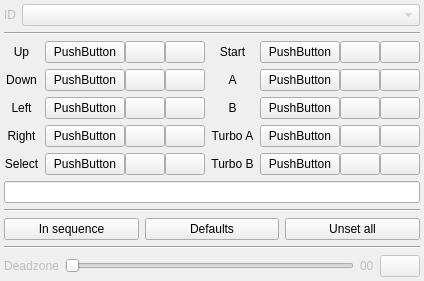
        <widget class="QWidget" name="tab_kbd">
         <attribute name="icon">
          <iconset resource="resources.qrc">
           <normaloff>:/icon/icons/keyboard.svg</normaloff>:/icon/icons/keyboard.svg</iconset>
         </attribute>
         <attribute name="title">
          <string>Keyboard</string>
         </attribute>
         <layout class="QVBoxLayout" name="verticalLayout_tab_kbd">
          <property name="leftMargin">
           <number>4</number>
          </property>
          <property name="topMargin">
           <number>4</number>
          </property>
          <property name="rightMargin">
           <number>4</number>
          </property>
          <property name="bottomMargin">
           <number>4</number>
          </property>
          <item>
           <layout class="QHBoxLayout" name="horizontalLayout_kbd_ID">
            <item>
             <widget class="QLabel" name="label_kbd_ID">
              <property name="enabled">
               <bool>false</bool>
              </property>
              <property name="sizePolicy">
               <sizepolicy hsizetype="Preferred" vsizetype="Preferred">
                <horstretch>0</horstretch>
                <verstretch>0</verstretch>
               </sizepolicy>
              </property>
              <property name="text">
               <string>ID</string>
              </property>
              <property name="alignment">
               <set>Qt::AlignCenter</set>
              </property>
             </widget>
            </item>
            <item>
             <widget class="QComboBox" name="comboBox_kbd_ID">
              <property name="enabled">
               <bool>false</bool>
              </property>
              <property name="sizePolicy">
               <sizepolicy hsizetype="Expanding" vsizetype="Fixed">
                <horstretch>0</horstretch>
                <verstretch>0</verstretch>
               </sizepolicy>
              </property>
             </widget>
            </item>
           </layout>
          </item>
          <item>
           <widget class="Line" name="line_kbd_1">
            <property name="orientation">
             <enum>Qt::Horizontal</enum>
            </property>
           </widget>
          </item>
          <item>
           <layout class="QGridLayout" name="gridLayout_kbd">
            <item row="1" column="3">
             <layout class="QHBoxLayout" name="horizontalLayout_kbd_du_A">
              <property name="spacing">
               <number>0</number>
              </property>
              <item>
               <widget class="QPushButton" name="pushButton_kbd_A">
                <property name="sizePolicy">
                 <sizepolicy hsizetype="Expanding" vsizetype="Preferred">
                  <horstretch>0</horstretch>
                  <verstretch>0</verstretch>
                 </sizepolicy>
                </property>
                <property name="text">
                 <string notr="true">PushButton</string>
                </property>
               </widget>
              </item>
              <item>
               <widget class="QPushButton" name="pushButton_kbd_default_A">
                <property name="sizePolicy">
                 <sizepolicy hsizetype="Fixed" vsizetype="Fixed">
                  <horstretch>0</horstretch>
                  <verstretch>0</verstretch>
                 </sizepolicy>
                </property>
                <property name="toolTip">
                 <string>Default</string>
                </property>
                <property name="text">
                 <string notr="true"/>
                </property>
                <property name="icon">
                 <iconset resource="resources.qrc">
                  <normaloff>:/icon/icons/default.svg</normaloff>:/icon/icons/default.svg</iconset>
                </property>
               </widget>
              </item>
              <item>
               <widget class="QPushButton" name="pushButton_kbd_unset_A">
                <property name="sizePolicy">
                 <sizepolicy hsizetype="Fixed" vsizetype="Fixed">
                  <horstretch>0</horstretch>
                  <verstretch>0</verstretch>
                 </sizepolicy>
                </property>
                <property name="toolTip">
                 <string>Unset</string>
                </property>
                <property name="text">
                 <string notr="true"/>
                </property>
                <property name="icon">
                 <iconset resource="resources.qrc">
                  <normaloff>:/icon/icons/trash.svg</normaloff>:/icon/icons/trash.svg</iconset>
                </property>
               </widget>
              </item>
             </layout>
            </item>
            <item row="2" column="2">
             <widget class="QLabel" name="label_kbd_B">
              <property name="text">
               <string>B</string>
              </property>
              <property name="alignment">
               <set>Qt::AlignCenter</set>
              </property>
             </widget>
            </item>
            <item row="4" column="1">
             <layout class="QHBoxLayout" name="horizontalLayout_kbd_du_Select">
              <property name="spacing">
               <number>0</number>
              </property>
              <item>
               <widget class="QPushButton" name="pushButton_kbd_Select">
                <property name="sizePolicy">
                 <sizepolicy hsizetype="Expanding" vsizetype="Preferred">
                  <horstretch>0</horstretch>
                  <verstretch>0</verstretch>
                 </sizepolicy>
                </property>
                <property name="text">
                 <string notr="true">PushButton</string>
                </property>
               </widget>
              </item>
              <item>
               <widget class="QPushButton" name="pushButton_kbd_default_Select">
                <property name="sizePolicy">
                 <sizepolicy hsizetype="Fixed" vsizetype="Fixed">
                  <horstretch>0</horstretch>
                  <verstretch>0</verstretch>
                 </sizepolicy>
                </property>
                <property name="toolTip">
                 <string>Default</string>
                </property>
                <property name="text">
                 <string notr="true"/>
                </property>
                <property name="icon">
                 <iconset resource="resources.qrc">
                  <normaloff>:/icon/icons/default.svg</normaloff>:/icon/icons/default.svg</iconset>
                </property>
               </widget>
              </item>
              <item>
               <widget class="QPushButton" name="pushButton_kbd_unset_Select">
                <property name="sizePolicy">
                 <sizepolicy hsizetype="Fixed" vsizetype="Fixed">
                  <horstretch>0</horstretch>
                  <verstretch>0</verstretch>
                 </sizepolicy>
                </property>
                <property name="toolTip">
                 <string>Unset</string>
                </property>
                <property name="text">
                 <string notr="true"/>
                </property>
                <property name="icon">
                 <iconset resource="resources.qrc">
                  <normaloff>:/icon/icons/trash.svg</normaloff>:/icon/icons/trash.svg</iconset>
                </property>
               </widget>
              </item>
             </layout>
            </item>
            <item row="1" column="0">
             <widget class="QLabel" name="label_kbd_Down">
              <property name="text">
               <string>Down</string>
              </property>
              <property name="alignment">
               <set>Qt::AlignCenter</set>
              </property>
             </widget>
            </item>
            <item row="2" column="1">
             <layout class="QHBoxLayout" name="horizontalLayout_kbd_du_Left">
              <property name="spacing">
               <number>0</number>
              </property>
              <item>
               <widget class="QPushButton" name="pushButton_kbd_Left">
                <property name="sizePolicy">
                 <sizepolicy hsizetype="Expanding" vsizetype="Preferred">
                  <horstretch>0</horstretch>
                  <verstretch>0</verstretch>
                 </sizepolicy>
                </property>
                <property name="text">
                 <string notr="true">PushButton</string>
                </property>
               </widget>
              </item>
              <item>
               <widget class="QPushButton" name="pushButton_kbd_default_Left">
                <property name="sizePolicy">
                 <sizepolicy hsizetype="Fixed" vsizetype="Fixed">
                  <horstretch>0</horstretch>
                  <verstretch>0</verstretch>
                 </sizepolicy>
                </property>
                <property name="toolTip">
                 <string>Default</string>
                </property>
                <property name="text">
                 <string notr="true"/>
                </property>
                <property name="icon">
                 <iconset resource="resources.qrc">
                  <normaloff>:/icon/icons/default.svg</normaloff>:/icon/icons/default.svg</iconset>
                </property>
               </widget>
              </item>
              <item>
               <widget class="QPushButton" name="pushButton_kbd_unset_Left">
                <property name="sizePolicy">
                 <sizepolicy hsizetype="Fixed" vsizetype="Fixed">
                  <horstretch>0</horstretch>
                  <verstretch>0</verstretch>
                 </sizepolicy>
                </property>
                <property name="toolTip">
                 <string>Unset</string>
                </property>
                <property name="text">
                 <string notr="true"/>
                </property>
                <property name="icon">
                 <iconset resource="resources.qrc">
                  <normaloff>:/icon/icons/trash.svg</normaloff>:/icon/icons/trash.svg</iconset>
                </property>
               </widget>
              </item>
             </layout>
            </item>
            <item row="3" column="2">
             <widget class="QLabel" name="label_kbd_TurboA">
              <property name="text">
               <string>Turbo A</string>
              </property>
              <property name="alignment">
               <set>Qt::AlignCenter</set>
              </property>
             </widget>
            </item>
            <item row="4" column="0">
             <widget class="QLabel" name="label_kbd_Select">
              <property name="text">
               <string>Select</string>
              </property>
              <property name="alignment">
               <set>Qt::AlignCenter</set>
              </property>
             </widget>
            </item>
            <item row="0" column="3">
             <layout class="QHBoxLayout" name="horizontalLayout_kbd_du_Start">
              <property name="spacing">
               <number>0</number>
              </property>
              <item>
               <widget class="QPushButton" name="pushButton_kbd_Start">
                <property name="sizePolicy">
                 <sizepolicy hsizetype="Expanding" vsizetype="Preferred">
                  <horstretch>0</horstretch>
                  <verstretch>0</verstretch>
                 </sizepolicy>
                </property>
                <property name="text">
                 <string notr="true">PushButton</string>
                </property>
               </widget>
              </item>
              <item>
               <widget class="QPushButton" name="pushButton_kbd_default_Start">
                <property name="sizePolicy">
                 <sizepolicy hsizetype="Fixed" vsizetype="Fixed">
                  <horstretch>0</horstretch>
                  <verstretch>0</verstretch>
                 </sizepolicy>
                </property>
                <property name="toolTip">
                 <string>Default</string>
                </property>
                <property name="text">
                 <string notr="true"/>
                </property>
                <property name="icon">
                 <iconset resource="resources.qrc">
                  <normaloff>:/icon/icons/default.svg</normaloff>:/icon/icons/default.svg</iconset>
                </property>
               </widget>
              </item>
              <item>
               <widget class="QPushButton" name="pushButton_kbd_unset_Start">
                <property name="sizePolicy">
                 <sizepolicy hsizetype="Fixed" vsizetype="Fixed">
                  <horstretch>0</horstretch>
                  <verstretch>0</verstretch>
                 </sizepolicy>
                </property>
                <property name="toolTip">
                 <string>Unset</string>
                </property>
                <property name="text">
                 <string notr="true"/>
                </property>
                <property name="icon">
                 <iconset resource="resources.qrc">
                  <normaloff>:/icon/icons/trash.svg</normaloff>:/icon/icons/trash.svg</iconset>
                </property>
               </widget>
              </item>
             </layout>
            </item>
            <item row="2" column="3">
             <layout class="QHBoxLayout" name="horizontalLayout_kbd_du_B">
              <property name="spacing">
               <number>0</number>
              </property>
              <item>
               <widget class="QPushButton" name="pushButton_kbd_B">
                <property name="sizePolicy">
                 <sizepolicy hsizetype="Expanding" vsizetype="Preferred">
                  <horstretch>0</horstretch>
                  <verstretch>0</verstretch>
                 </sizepolicy>
                </property>
                <property name="text">
                 <string notr="true">PushButton</string>
                </property>
               </widget>
              </item>
              <item>
               <widget class="QPushButton" name="pushButton_kbd_default_B">
                <property name="sizePolicy">
                 <sizepolicy hsizetype="Fixed" vsizetype="Fixed">
                  <horstretch>0</horstretch>
                  <verstretch>0</verstretch>
                 </sizepolicy>
                </property>
                <property name="toolTip">
                 <string>Default</string>
                </property>
                <property name="text">
                 <string notr="true"/>
                </property>
                <property name="icon">
                 <iconset resource="resources.qrc">
                  <normaloff>:/icon/icons/default.svg</normaloff>:/icon/icons/default.svg</iconset>
                </property>
               </widget>
              </item>
              <item>
               <widget class="QPushButton" name="pushButton_kbd_unset_B">
                <property name="sizePolicy">
                 <sizepolicy hsizetype="Fixed" vsizetype="Fixed">
                  <horstretch>0</horstretch>
                  <verstretch>0</verstretch>
                 </sizepolicy>
                </property>
                <property name="toolTip">
                 <string>Unset</string>
                </property>
                <property name="text">
                 <string notr="true"/>
                </property>
                <property name="icon">
                 <iconset resource="resources.qrc">
                  <normaloff>:/icon/icons/trash.svg</normaloff>:/icon/icons/trash.svg</iconset>
                </property>
               </widget>
              </item>
             </layout>
            </item>
            <item row="3" column="3">
             <layout class="QHBoxLayout" name="horizontalLayout_kbd_du_TurboA">
              <property name="spacing">
               <number>0</number>
              </property>
              <item>
               <widget class="QPushButton" name="pushButton_kbd_TurboA">
                <property name="sizePolicy">
                 <sizepolicy hsizetype="Expanding" vsizetype="Preferred">
                  <horstretch>0</horstretch>
                  <verstretch>0</verstretch>
                 </sizepolicy>
                </property>
                <property name="text">
                 <string notr="true">PushButton</string>
                </property>
               </widget>
              </item>
              <item>
               <widget class="QPushButton" name="pushButton_kbd_default_TurboA">
                <property name="sizePolicy">
                 <sizepolicy hsizetype="Fixed" vsizetype="Fixed">
                  <horstretch>0</horstretch>
                  <verstretch>0</verstretch>
                 </sizepolicy>
                </property>
                <property name="toolTip">
                 <string>Default</string>
                </property>
                <property name="text">
                 <string notr="true"/>
                </property>
                <property name="icon">
                 <iconset resource="resources.qrc">
                  <normaloff>:/icon/icons/default.svg</normaloff>:/icon/icons/default.svg</iconset>
                </property>
               </widget>
              </item>
              <item>
               <widget class="QPushButton" name="pushButton_kbd_unset_TurboA">
                <property name="sizePolicy">
                 <sizepolicy hsizetype="Fixed" vsizetype="Fixed">
                  <horstretch>0</horstretch>
                  <verstretch>0</verstretch>
                 </sizepolicy>
                </property>
                <property name="toolTip">
                 <string>Unset</string>
                </property>
                <property name="text">
                 <string notr="true"/>
                </property>
                <property name="icon">
                 <iconset resource="resources.qrc">
                  <normaloff>:/icon/icons/trash.svg</normaloff>:/icon/icons/trash.svg</iconset>
                </property>
               </widget>
              </item>
             </layout>
            </item>
            <item row="4" column="3">
             <layout class="QHBoxLayout" name="horizontalLayout_kbd_du_TurboB">
              <property name="spacing">
               <number>0</number>
              </property>
              <item>
               <widget class="QPushButton" name="pushButton_kbd_TurboB">
                <property name="sizePolicy">
                 <sizepolicy hsizetype="Expanding" vsizetype="Preferred">
                  <horstretch>0</horstretch>
                  <verstretch>0</verstretch>
                 </sizepolicy>
                </property>
                <property name="text">
                 <string notr="true">PushButton</string>
                </property>
               </widget>
              </item>
              <item>
               <widget class="QPushButton" name="pushButton_kbd_default_TurboB">
                <property name="sizePolicy">
                 <sizepolicy hsizetype="Fixed" vsizetype="Fixed">
                  <horstretch>0</horstretch>
                  <verstretch>0</verstretch>
                 </sizepolicy>
                </property>
                <property name="toolTip">
                 <string>Default</string>
                </property>
                <property name="text">
                 <string notr="true"/>
                </property>
                <property name="icon">
                 <iconset resource="resources.qrc">
                  <normaloff>:/icon/icons/default.svg</normaloff>:/icon/icons/default.svg</iconset>
                </property>
               </widget>
              </item>
              <item>
               <widget class="QPushButton" name="pushButton_kbd_unset_TurboB">
                <property name="sizePolicy">
                 <sizepolicy hsizetype="Fixed" vsizetype="Fixed">
                  <horstretch>0</horstretch>
                  <verstretch>0</verstretch>
                 </sizepolicy>
                </property>
                <property name="toolTip">
                 <string>Unset</string>
                </property>
                <property name="text">
                 <string notr="true"/>
                </property>
                <property name="icon">
                 <iconset resource="resources.qrc">
                  <normaloff>:/icon/icons/trash.svg</normaloff>:/icon/icons/trash.svg</iconset>
                </property>
               </widget>
              </item>
             </layout>
            </item>
            <item row="3" column="1">
             <layout class="QHBoxLayout" name="horizontalLayout_kbd_du_Right">
              <property name="spacing">
               <number>0</number>
              </property>
              <item>
               <widget class="QPushButton" name="pushButton_kbd_Right">
                <property name="sizePolicy">
                 <sizepolicy hsizetype="Expanding" vsizetype="Preferred">
                  <horstretch>0</horstretch>
                  <verstretch>0</verstretch>
                 </sizepolicy>
                </property>
                <property name="text">
                 <string notr="true">PushButton</string>
                </property>
               </widget>
              </item>
              <item>
               <widget class="QPushButton" name="pushButton_kbd_default_Right">
                <property name="sizePolicy">
                 <sizepolicy hsizetype="Fixed" vsizetype="Fixed">
                  <horstretch>0</horstretch>
                  <verstretch>0</verstretch>
                 </sizepolicy>
                </property>
                <property name="toolTip">
                 <string>Default</string>
                </property>
                <property name="text">
                 <string notr="true"/>
                </property>
                <property name="icon">
                 <iconset resource="resources.qrc">
                  <normaloff>:/icon/icons/default.svg</normaloff>:/icon/icons/default.svg</iconset>
                </property>
               </widget>
              </item>
              <item>
               <widget class="QPushButton" name="pushButton_kbd_unset_Right">
                <property name="sizePolicy">
                 <sizepolicy hsizetype="Fixed" vsizetype="Fixed">
                  <horstretch>0</horstretch>
                  <verstretch>0</verstretch>
                 </sizepolicy>
                </property>
                <property name="toolTip">
                 <string>Unset</string>
                </property>
                <property name="text">
                 <string notr="true"/>
                </property>
                <property name="icon">
                 <iconset resource="resources.qrc">
                  <normaloff>:/icon/icons/trash.svg</normaloff>:/icon/icons/trash.svg</iconset>
                </property>
               </widget>
              </item>
             </layout>
            </item>
            <item row="1" column="1">
             <layout class="QHBoxLayout" name="horizontalLayout_kbd_du_Down">
              <property name="spacing">
               <number>0</number>
              </property>
              <item>
               <widget class="QPushButton" name="pushButton_kbd_Down">
                <property name="sizePolicy">
                 <sizepolicy hsizetype="Expanding" vsizetype="Preferred">
                  <horstretch>0</horstretch>
                  <verstretch>0</verstretch>
                 </sizepolicy>
                </property>
                <property name="text">
                 <string notr="true">PushButton</string>
                </property>
               </widget>
              </item>
              <item>
               <widget class="QPushButton" name="pushButton_kbd_default_Down">
                <property name="sizePolicy">
                 <sizepolicy hsizetype="Fixed" vsizetype="Fixed">
                  <horstretch>0</horstretch>
                  <verstretch>0</verstretch>
                 </sizepolicy>
                </property>
                <property name="toolTip">
                 <string>Default</string>
                </property>
                <property name="text">
                 <string notr="true"/>
                </property>
                <property name="icon">
                 <iconset resource="resources.qrc">
                  <normaloff>:/icon/icons/default.svg</normaloff>:/icon/icons/default.svg</iconset>
                </property>
               </widget>
              </item>
              <item>
               <widget class="QPushButton" name="pushButton_kbd_unset_Down">
                <property name="sizePolicy">
                 <sizepolicy hsizetype="Fixed" vsizetype="Fixed">
                  <horstretch>0</horstretch>
                  <verstretch>0</verstretch>
                 </sizepolicy>
                </property>
                <property name="toolTip">
                 <string>Unset</string>
                </property>
                <property name="text">
                 <string notr="true"/>
                </property>
                <property name="icon">
                 <iconset resource="resources.qrc">
                  <normaloff>:/icon/icons/trash.svg</normaloff>:/icon/icons/trash.svg</iconset>
                </property>
               </widget>
              </item>
             </layout>
            </item>
            <item row="1" column="2">
             <widget class="QLabel" name="label_kbd_A">
              <property name="text">
               <string>A</string>
              </property>
              <property name="alignment">
               <set>Qt::AlignCenter</set>
              </property>
             </widget>
            </item>
            <item row="3" column="0">
             <widget class="QLabel" name="label_kbd_Right">
              <property name="text">
               <string>Right</string>
              </property>
              <property name="alignment">
               <set>Qt::AlignCenter</set>
              </property>
             </widget>
            </item>
            <item row="0" column="0">
             <widget class="QLabel" name="label_kbd_Up">
              <property name="text">
               <string>Up</string>
              </property>
              <property name="alignment">
               <set>Qt::AlignCenter</set>
              </property>
             </widget>
            </item>
            <item row="4" column="2">
             <widget class="QLabel" name="label_kbd_TurboB">
              <property name="text">
               <string>Turbo B</string>
              </property>
              <property name="alignment">
               <set>Qt::AlignCenter</set>
              </property>
             </widget>
            </item>
            <item row="2" column="0">
             <widget class="QLabel" name="label_kbd_Left">
              <property name="text">
               <string>Left</string>
              </property>
              <property name="alignment">
               <set>Qt::AlignCenter</set>
              </property>
             </widget>
            </item>
            <item row="0" column="2">
             <widget class="QLabel" name="label_kbd_Start">
              <property name="text">
               <string>Start</string>
              </property>
              <property name="alignment">
               <set>Qt::AlignCenter</set>
              </property>
             </widget>
            </item>
            <item row="0" column="1">
             <layout class="QHBoxLayout" name="horizontalLayout_kbd_du_Up">
              <property name="spacing">
               <number>0</number>
              </property>
              <item>
               <widget class="QPushButton" name="pushButton_kbd_Up">
                <property name="sizePolicy">
                 <sizepolicy hsizetype="Expanding" vsizetype="Preferred">
                  <horstretch>0</horstretch>
                  <verstretch>0</verstretch>
                 </sizepolicy>
                </property>
                <property name="text">
                 <string notr="true">PushButton</string>
                </property>
               </widget>
              </item>
              <item>
               <widget class="QPushButton" name="pushButton_kbd_default_Up">
                <property name="sizePolicy">
                 <sizepolicy hsizetype="Fixed" vsizetype="Fixed">
                  <horstretch>0</horstretch>
                  <verstretch>0</verstretch>
                 </sizepolicy>
                </property>
                <property name="toolTip">
                 <string>Default</string>
                </property>
                <property name="text">
                 <string notr="true"/>
                </property>
                <property name="icon">
                 <iconset resource="resources.qrc">
                  <normaloff>:/icon/icons/default.svg</normaloff>:/icon/icons/default.svg</iconset>
                </property>
               </widget>
              </item>
              <item>
               <widget class="QPushButton" name="pushButton_kbd_unset_Up">
                <property name="sizePolicy">
                 <sizepolicy hsizetype="Fixed" vsizetype="Fixed">
                  <horstretch>0</horstretch>
                  <verstretch>0</verstretch>
                 </sizepolicy>
                </property>
                <property name="toolTip">
                 <string>Unset</string>
                </property>
                <property name="text">
                 <string notr="true"/>
                </property>
                <property name="icon">
                 <iconset resource="resources.qrc">
                  <normaloff>:/icon/icons/trash.svg</normaloff>:/icon/icons/trash.svg</iconset>
                </property>
               </widget>
              </item>
             </layout>
            </item>
           </layout>
          </item>
          <item>
           <widget class="QLineEdit" name="lineEdit_kbd_info">
            <property name="focusPolicy">
             <enum>Qt::NoFocus</enum>
            </property>
            <property name="readOnly">
             <bool>true</bool>
            </property>
           </widget>
          </item>
          <item>
           <widget class="Line" name="line_kbd_2">
            <property name="orientation">
             <enum>Qt::Horizontal</enum>
            </property>
           </widget>
          </item>
          <item>
           <layout class="QHBoxLayout" name="horizontalLayout_2">
            <item>
             <widget class="QPushButton" name="pushButton_kbd_Sequence">
              <property name="text">
               <string>In sequence</string>
              </property>
              <property name="icon">
               <iconset resource="resources.qrc">
                <normaloff>:/icon/icons/state_inc.svg</normaloff>:/icon/icons/state_inc.svg</iconset>
              </property>
             </widget>
            </item>
            <item>
             <widget class="QPushButton" name="pushButton_kbd_Defaults">
              <property name="text">
               <string>Defaults</string>
              </property>
              <property name="icon">
               <iconset resource="resources.qrc">
                <normaloff>:/icon/icons/overscan_default.svg</normaloff>:/icon/icons/overscan_default.svg</iconset>
              </property>
             </widget>
            </item>
            <item>
             <widget class="QPushButton" name="pushButton_kbd_Unset_all">
              <property name="text">
               <string>Unset all</string>
              </property>
              <property name="icon">
               <iconset resource="resources.qrc">
                <normaloff>:/icon/icons/trash.svg</normaloff>:/icon/icons/trash.svg</iconset>
              </property>
             </widget>
            </item>
           </layout>
          </item>
          <item>
           <widget class="Line" name="line_kbd_3">
            <property name="orientation">
             <enum>Qt::Horizontal</enum>
            </property>
           </widget>
          </item>
          <item>
           <layout class="QGridLayout" name="gridLayout_kbd_Deadzone">
            <item row="0" column="3">
             <widget class="QLabel" name="label_kbd_Deadzone_value_slider">
              <property name="enabled">
               <bool>false</bool>
              </property>
              <property name="text">
               <string notr="true">00</string>
              </property>
             </widget>
            </item>
            <item row="0" column="2">
             <widget class="QSlider" name="horizontalSlider_kbd_Deadzone">
              <property name="enabled">
               <bool>false</bool>
              </property>
              <property name="minimum">
               <number>0</number>
              </property>
              <property name="value">
               <number>0</number>
              </property>
              <property name="orientation">
               <enum>Qt::Horizontal</enum>
              </property>
             </widget>
            </item>
            <item row="0" column="1">
             <widget class="QLabel" name="label_kbd_Deadzone_slider">
              <property name="enabled">
               <bool>false</bool>
              </property>
              <property name="text">
               <string>Deadzone</string>
              </property>
              <property name="alignment">
               <set>Qt::AlignCenter</set>
              </property>
             </widget>
            </item>
            <item row="0" column="4">
             <widget class="QPushButton" name="pushButton_kbd_Deadzone">
              <property name="enabled">
               <bool>false</bool>
              </property>
              <property name="toolTip">
               <string>Default</string>
              </property>
              <property name="text">
               <string/>
              </property>
              <property name="icon">
               <iconset resource="resources.qrc">
                <normaloff>:/icon/icons/default.svg</normaloff>:/icon/icons/default.svg</iconset>
              </property>
             </widget>
            </item>
           </layout>
          </item>
         </layout>
        </widget>
